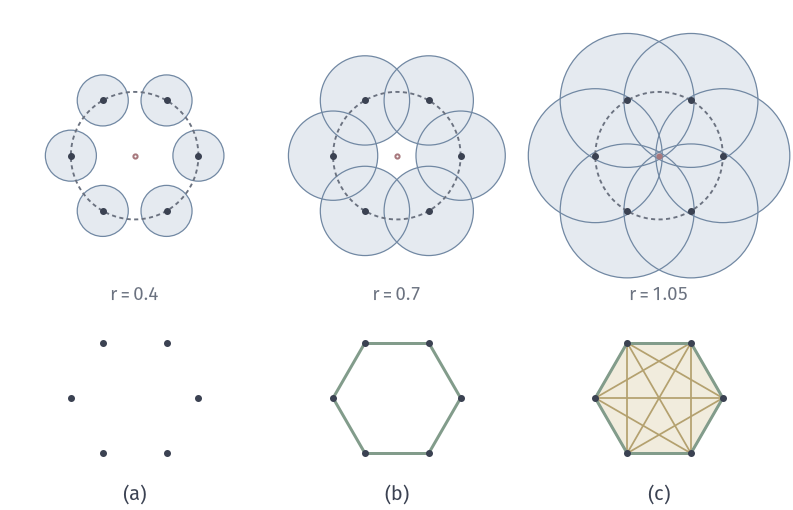

Reproduce this figure in Python.
"""Hexagon on the unit circle: union of open balls at r=.4,.7,1.05 and the Cech complex underneath."""
from pathlib import Path
import sys
ROOT = next(p for p in Path(__file__).resolve().parents if (p/"build.sh").is_file() and (p/"tex/book.tex").is_file())
sys.path.insert(0, str(ROOT/"figures/04-spaces-measures-and-geometry/04-manifolds/matplotlib/mfd-common"))
from mfd3d import *
from matplotlib.patches import Circle, Polygon
OUT = Path(__file__).resolve().parent

W, H = 112, 72
fig, ax = canvas(W, H)
P = np.array([[np.cos(k*np.pi/3), np.sin(k*np.pi/3)] for k in range(6)])
u = 9.0
th = np.linspace(0, 2*np.pi, 721)
for r, cx, tag in ((.4, 19, '(a)'), (.7, 56, '(b)'), (1.05, 93, '(c)')):
    o = np.array([cx, 50])
    for p in P:
        ax.add_patch(Circle(o+u*p, u*r, fc=BLUE_FILL, ec='none', zorder=1))
    for p in P:
        ax.add_patch(Circle(o+u*p, u*r, fc='none', ec=BLUE, lw=.5, zorder=2))
    ax.plot(o[0]+u*np.cos(th), o[1]+u*np.sin(th), color=MUTED, lw=.75, ls=(0, (2.2, 1.8)), zorder=3)
    for p in P:
        dot(ax, o+u*p, INK, size=.95, zorder=5)
    dot(ax, o, RED, size=.8, zorder=5, hollow=(r <= 1))
    label(ax, (cx, 30.3), f'$r={r}$', 7.5, MUTED)
    o2 = np.array([cx, 15.8])
    v = 9.0
    Q = o2+v*P
    if r > 1:
        ax.add_patch(Polygon(Q, fc=YELLOW_FILL, ec='none', zorder=1))
        for a in range(6):
            for b in range(a+1, 6):
                ax.plot(*zip(Q[a], Q[b]), color=YELLOW, lw=.7, zorder=2)
    if r > .5:
        for a in range(6):
            ax.plot(*zip(Q[a], Q[(a+1) % 6]), color=GREEN, lw=1.2, zorder=3)
    for q in Q:
        dot(ax, q, INK, size=.95, zorder=5)
    panel_tag(ax, cx, 1.4, tag)
save(fig, OUT, 'figure', {'formula': 'unit hexagon vertices; Cech complex by radius: edge at r>.5 for neighbours, all simplices for r>1'})
